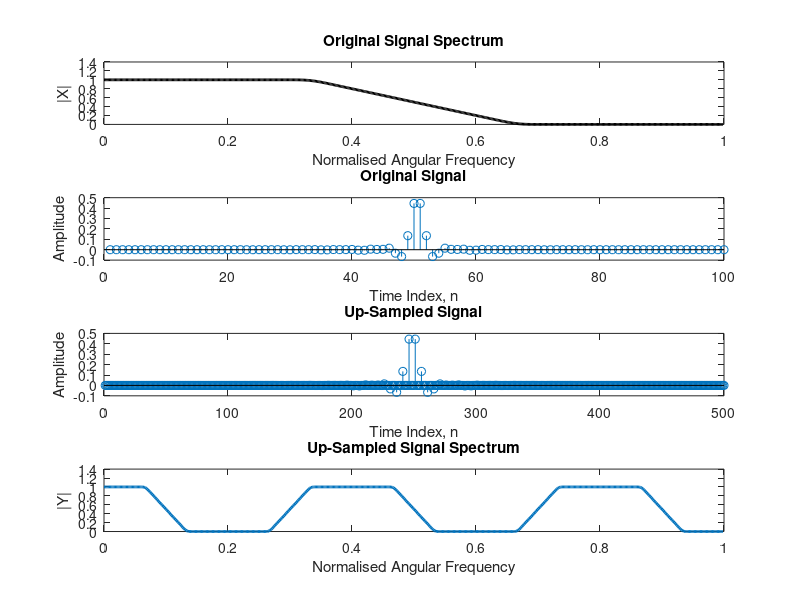

Write MATLAB code to recreate this figure. (Note: this script raises an error after producing the figure.)
clc;
clearvars;

w = [0 pi/3 2*pi/3 pi]; %digital angular frequency
freq = w/pi; %normalised angular frequency
L = 5; %up-sampling factor

mag = [1 1 0 0];
x = fir2(99,freq,mag); %generating 100 points sequence
[X,w] = freqz(x,1,512); %DTFT
subplot(4,1,1)
plot(w/pi,abs(X), 'k', 'Linewidth', 2); xlabel('Normalised Angular Frequency'); ylabel('|X|');title('Original Signal Spectrum')
subplot(4,1,2)
stem(x); xlabel('Time Index, n'); ylabel('Amplitude'); title('Original Signal')


y=zeros(1,L*length(x));
y(1:L:length(y)) = x; %up-sampled sequence
subplot(4,1,3)
stem(y); xlabel('Time Index, n'); ylabel('Amplitude'); title('Up-Sampled Signal');
[Y,w] = freqz(y,1,512); %DTFT
subplot(4,1,4)
plot(w/pi,abs(Y), 'Linewidth', 2); xlabel('Normalised Angular Frequency'); ylabel('|Y|'); title('Up-Sampled Signal Spectrum');

%z-transform

syms n w L a;
ym = sin(a*n);
Ymz = ztrans(ym)
ym2 = sin(a*n/L);
Ymz2 = ztrans(ym2)
